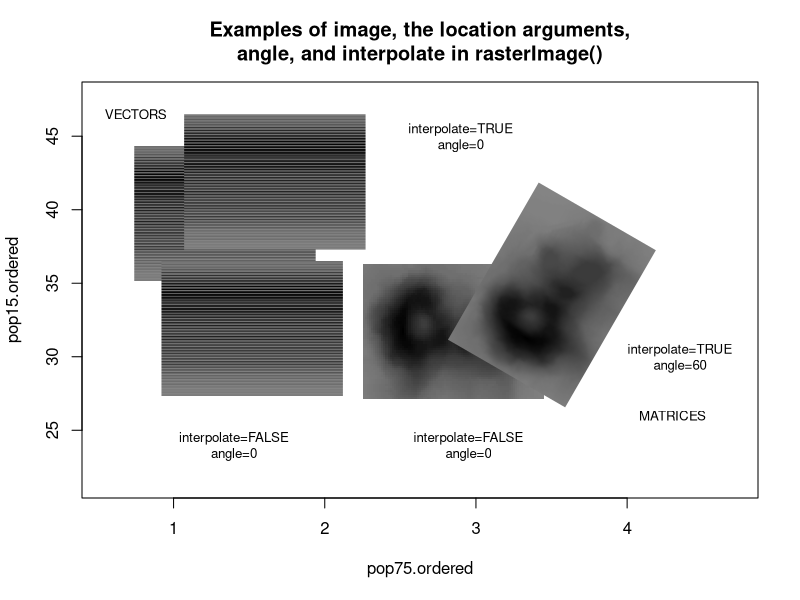

The R script that drew this image:
ord = order( 
  LifeCycleSavings$pop75 
)
pop75.ordered = LifeCycleSavings$pop75[ ord ]
pop15.ordered = LifeCycleSavings$pop15[ ord ]

plot( 
  pop75.ordered, 
  pop15.ordered,
  main="Examples of image, the location arguments,\nangle, and interpolate in rasterImage()", 
  type="n" 
  )
text( 
  c( 0.75, 4.3, 1.4, 2.95, 4.35, 2.9 ), 
  c( 46.5,  26,  24,    24,     30,  45 ), 
  labels=c( "VECTORS", "MATRICES",
            "interpolate=FALSE\nangle=0", 
            "interpolate=FALSE\nangle=0", 
            "interpolate=TRUE\nangle=60", 
            "interpolate=TRUE\nangle=0" ), 
  cex=0.8 
  )
rasterImage( 
  grey( 
    1-( t( volcano )[ 61:1,]/max( volcano ) ) 
    ) , 
  xleft=-0.6 + 
    pop75.ordered[ 20:22 ], 
  ybottom=-0.6*10.94*61/87 + 
    pop15.ordered[ 20:22 ],
  xright=0.6 + 
    pop75.ordered[ 20:22 ], 
  ytop=0.6*10.94*61/87 + 
    pop15.ordered[ 20:22 ], 
  interpolate=c( 0, 0, 1, 1 )  
  )
rasterImage( 
  matrix( 
    grey( 
      1-( t( volcano )[ 61:1,]/max( volcano ) ) 
      ), 
    nrow=61 
    ), 
  xleft=-0.6 + 
    pop75.ordered[ c( 30, 45 ) ], 
  ybottom=-0.6*10.94*61/87 + 
    pop15.ordered[ c( 30, 45 ) ], 
  xright=0.6 + 
    pop75.ordered[ c( 30, 45 ) ], 
  ytop=0.6*10.94*61/87 + 
    pop15.ordered[ c( 30, 45 ) ], 
  angle =c( 0, 60), 
  interpolate=c( 0, 1, 1, 1 )  
  )
